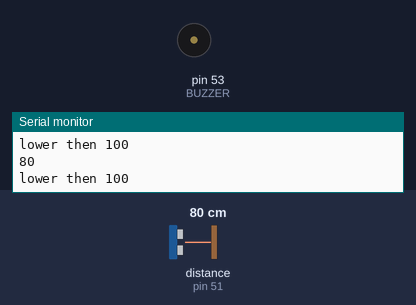
Simulated run of this sketch. Board: Arduino Mega 2560, built with avr-gcc and run on an emulated ATmega2560. Shown: buzzer (waves = sounding), the last lines printed to the serial monitor. Wiring (inferred from the names in the program): ultrasonic range finder: trigger pin 50; echo pin 51. The inputs (shaded band) are chosen by the test bench; at power-on: distance to the obstacle (sensor on pin 51) 80 cm. The echo pulse lasts 58.3 µs per cm.

Above: at 1.7 s.
1.8 s: distance to the obstacle (sensor on pin 51) set to 2 cm
At 2.67 s:
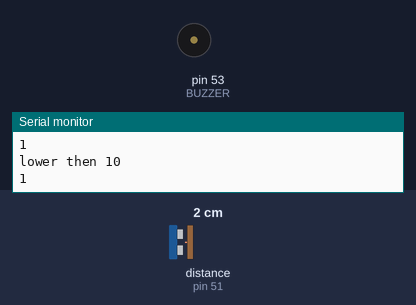
5.3 s: distance to the obstacle (sensor on pin 51) set to 145 cm
8.8 s: distance to the obstacle (sensor on pin 51) set to 153 cm
At 10.0 s:
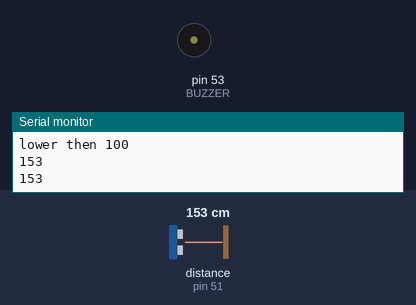
10.3 s: distance to the obstacle (sensor on pin 51) set to 4 cm
At 11.15 s:
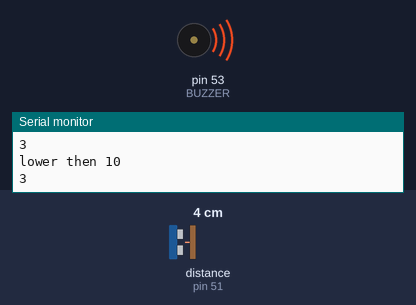
Timing chart, 0 to 14.8 s (numbered marks = the images above; inputs shaded):
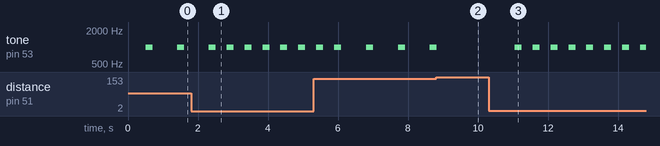

The sketch:

UltraSonicSensorSrf04.ino
```cpp
//REMARK
//Disconnect the pins of the sensor before uploading the source
//the connected pins will disable the PC/Arduino connection

#define ECHOPIN 51                            // Pin to receive echo pulse
#define TRIGPIN 50                          // Pin to send trigger pulse
#define BUZZER 53
void setup(){
  Serial.begin(9600);
  pinMode(ECHOPIN, INPUT);
  pinMode(TRIGPIN, OUTPUT);
}

void loop(){
  digitalWrite(TRIGPIN, LOW);                   // Set the trigger pin to low for 2uS
  delayMicroseconds(2);
  digitalWrite(TRIGPIN, HIGH);                  // Send a 10uS high to trigger ranging
  delayMicroseconds(10);
  digitalWrite(TRIGPIN, LOW);                   // Send pin low again
  int distance = pulseIn(ECHOPIN, HIGH);        // Read in times pulse
  distance= distance/58;                        // Calculate distance from time of pulse
  Serial.println(distance);
  delay(500);                                    // Wait 50mS before next ranging


  if(distance < 150 && distance > 50){
    Serial.println("lower then 100");
    tone(BUZZER,1000,200);
    delay(400);
  }

  if(distance < 70 && distance > 30){
    Serial.println("lower then 50");
    tone(BUZZER,1000,200);
    delay(200);
  }

  if(distance < 30){
    Serial.println("lower then 10");
    tone(BUZZER,1000,200);
    delay(10);
  }


}
```

Measured:
- the behaviour switches between 149 and 150 cm on distance to the obstacle (sensor on pin 51) (found by bisection; images 1 and 2)
- after the input at 1.8 s, tone on pin 53 (BUZZER): alternates 1000 Hz for 0.20 s and silent for 0.31 s, starting after 1.0 s
- after the input at 8.8 s, tone on pin 53 (BUZZER): goes on until 8.8 s, then stays silent
- after the input at 10.3 s, tone on pin 53 (BUZZER): alternates 1000 Hz for 0.20 s and silent for 0.31 s, starting after 0.75 s
- by itself, tone on pin 53 (BUZZER): alternates 1000 Hz for 0.20 s and silent for 0.71 s
